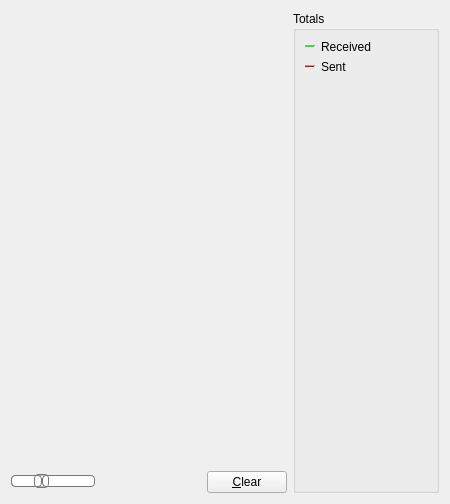
     <widget class="QWidget" name="tab_nettraffic">
      <attribute name="title">
       <string>&amp;Network Traffic</string>
      </attribute>
      <layout class="QHBoxLayout" name="horizontalLayout_3">
       <item>
        <layout class="QVBoxLayout" name="verticalLayout_4">
         <item>
          <widget class="TrafficGraphWidget" name="trafficGraph" native="true">
           <property name="sizePolicy">
            <sizepolicy hsizetype="Expanding" vsizetype="Expanding">
             <horstretch>0</horstretch>
             <verstretch>0</verstretch>
            </sizepolicy>
           </property>
          </widget>
         </item>
         <item>
          <layout class="QHBoxLayout" name="horizontalLayout_2">
           <item>
            <widget class="QSlider" name="sldGraphRange">
              <property name="styleSheet">
                <string notr="true">QSlider::groove:horizontal {
border: 1px solid #bbb;
background: white;
height: 10px;
border-radius: 4px;
}

QSlider::sub-page:horizontal {
background: qlineargradient(x1: 0, y1: 0,    x2: 0, y2: 1,
    stop: 0 #66e, stop: 1 #bbf);
background: qlineargradient(x1: 0, y1: 0.2, x2: 1, y2: 1,
    stop: 0 #e6e6e6, stop: 1 #333333);
border: 1px solid #777;
height: 10px;
border-radius: 4px;
}

QSlider::add-page:horizontal {
background: #fff;
border: 1px solid #777;
height: 10px;
border-radius: 4px;
}

QSlider::handle:horizontal {
background: qlineargradient(x1:0, y1:0, x2:1, y2:1,
    stop:0 #e6e6e6, stop:1 #c0c0c0);
border: 1px solid #777;
width: 13px;
margin-top: -2px;
margin-bottom: -2px;
border-radius: 4px;
}

QSlider::handle:horizontal:hover {
background: qlineargradient(x1:0, y1:0, x2:1, y2:1,
    stop:0 #fff, stop:1 #ddd);
border: 1px solid #444;
border-radius: 4px;
}

QSlider::sub-page:horizontal:disabled {
background: #bbb;
border-color: #999;
}

QSlider::add-page:horizontal:disabled {
background: #eee;
border-color: #999;
}

QSlider::handle:horizontal:disabled {
background: #eee;
border: 1px solid #aaa;
border-radius: 4px;
            }
          </string>
            </property>
             <property name="minimum">
              <number>0</number>
             </property>
             <property name="maximum">
              <number>9</number>
             </property>
             <property name="pageStep">
              <number>1</number>
             </property>
             <property name="value">
              <number>3</number>
             </property>
             <property name="orientation">
              <enum>Qt::Horizontal</enum>
             </property>
            </widget>
           </item>
           <item>
            <widget class="QLabel" name="lblGraphRange">
             <property name="minimumSize">
              <size>
               <width>100</width>
               <height>0</height>
              </size>
             </property>
             <property name="alignment">
              <set>Qt::AlignCenter</set>
             </property>
            </widget>
           </item>
           <item>
            <widget class="QPushButton" name="btnClearTrafficGraph">
             <property name="text">
              <string>&amp;Clear</string>
             </property>
             <property name="autoDefault">
              <bool>false</bool>
             </property>
            </widget>
           </item>
          </layout>
         </item>
        </layout>
       </item>
       <item>
        <layout class="QVBoxLayout" name="verticalLayout">
         <item>
          <widget class="QGroupBox" name="groupBox">
           <property name="title">
            <string>Totals</string>
           </property>
           <layout class="QVBoxLayout" name="verticalLayout_5">
            <item>
             <layout class="QHBoxLayout" name="horizontalLayout_4">
              <item>
               <widget class="Line" name="line">
                <property name="sizePolicy">
                 <sizepolicy hsizetype="Fixed" vsizetype="Fixed">
                  <horstretch>0</horstretch>
                  <verstretch>0</verstretch>
                 </sizepolicy>
                </property>
                <property name="minimumSize">
                 <size>
                  <width>10</width>
                  <height>0</height>
                 </size>
                </property>
                <property name="palette">
                 <palette>
                  <active>
                   <colorrole role="Light">
                    <brush brushstyle="SolidPattern">
                     <color alpha="255">
                      <red>0</red>
                      <green>255</green>
                      <blue>0</blue>
                     </color>
                    </brush>
                   </colorrole>
                  </active>
                  <inactive>
                   <colorrole role="Light">
                    <brush brushstyle="SolidPattern">
                     <color alpha="255">
                      <red>0</red>
                      <green>255</green>
                      <blue>0</blue>
                     </color>
                    </brush>
                   </colorrole>
                  </inactive>
                  <disabled>
                   <colorrole role="Light">
                    <brush brushstyle="SolidPattern">
                     <color alpha="255">
                      <red>0</red>
                      <green>255</green>
                      <blue>0</blue>
                     </color>
                    </brush>
                   </colorrole>
                  </disabled>
                 </palette>
                </property>
                <property name="orientation">
                 <enum>Qt::Horizontal</enum>
                </property>
               </widget>
              </item>
              <item>
               <widget class="QLabel" name="label_16">
                <property name="text">
                 <string>Received</string>
                </property>
               </widget>
              </item>
              <item>
               <widget class="QLabel" name="lblBytesIn">
                <property name="minimumSize">
                 <size>
                  <width>50</width>
                  <height>0</height>
                 </size>
                </property>
                <property name="alignment">
                 <set>Qt::AlignRight|Qt::AlignTrailing|Qt::AlignVCenter</set>
                </property>
               </widget>
              </item>
             </layout>
            </item>
            <item>
             <layout class="QHBoxLayout" name="horizontalLayout_5">
              <item>
               <widget class="Line" name="line_2">
                <property name="sizePolicy">
                 <sizepolicy hsizetype="Fixed" vsizetype="Fixed">
                  <horstretch>0</horstretch>
                  <verstretch>0</verstretch>
                 </sizepolicy>
                </property>
                <property name="minimumSize">
                 <size>
                  <width>10</width>
                  <height>0</height>
                 </size>
                </property>
                <property name="palette">
                 <palette>
                  <active>
                   <colorrole role="Light">
                    <brush brushstyle="SolidPattern">
                     <color alpha="255">
                      <red>255</red>
                      <green>0</green>
                      <blue>0</blue>
                     </color>
                    </brush>
                   </colorrole>
                  </active>
                  <inactive>
                   <colorrole role="Light">
                    <brush brushstyle="SolidPattern">
                     <color alpha="255">
                      <red>255</red>
                      <green>0</green>
                      <blue>0</blue>
                     </color>
                    </brush>
                   </colorrole>
                  </inactive>
                  <disabled>
                   <colorrole role="Light">
                    <brush brushstyle="SolidPattern">
                     <color alpha="255">
                      <red>255</red>
                      <green>0</green>
                      <blue>0</blue>
                     </color>
                    </brush>
                   </colorrole>
                  </disabled>
                 </palette>
                </property>
                <property name="orientation">
                 <enum>Qt::Horizontal</enum>
                </property>
               </widget>
              </item>
              <item>
               <widget class="QLabel" name="label_17">
                <property name="text">
                 <string>Sent</string>
                </property>
               </widget>
              </item>
              <item>
               <widget class="QLabel" name="lblBytesOut">
                <property name="minimumSize">
                 <size>
                  <width>50</width>
                  <height>0</height>
                 </size>
                </property>
                <property name="alignment">
                 <set>Qt::AlignRight|Qt::AlignTrailing|Qt::AlignVCenter</set>
                </property>
               </widget>
              </item>
             </layout>
            </item>
            <item>
             <spacer name="verticalSpacer_4">
              <property name="orientation">
               <enum>Qt::Vertical</enum>
              </property>
              <property name="sizeHint" stdset="0">
               <size>
                <width>20</width>
                <height>407</height>
               </size>
              </property>
             </spacer>
            </item>
           </layout>
          </widget>
         </item>
        </layout>
       </item>
      </layout>
     </widget>
